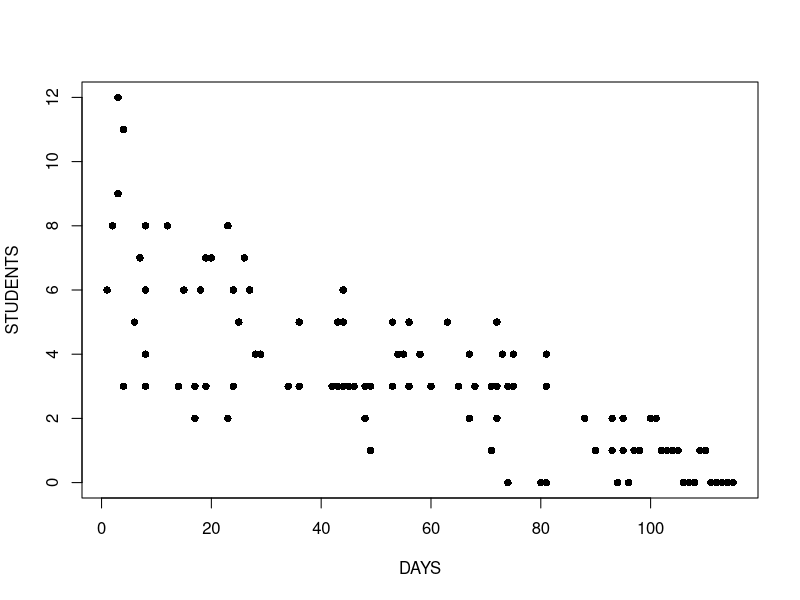
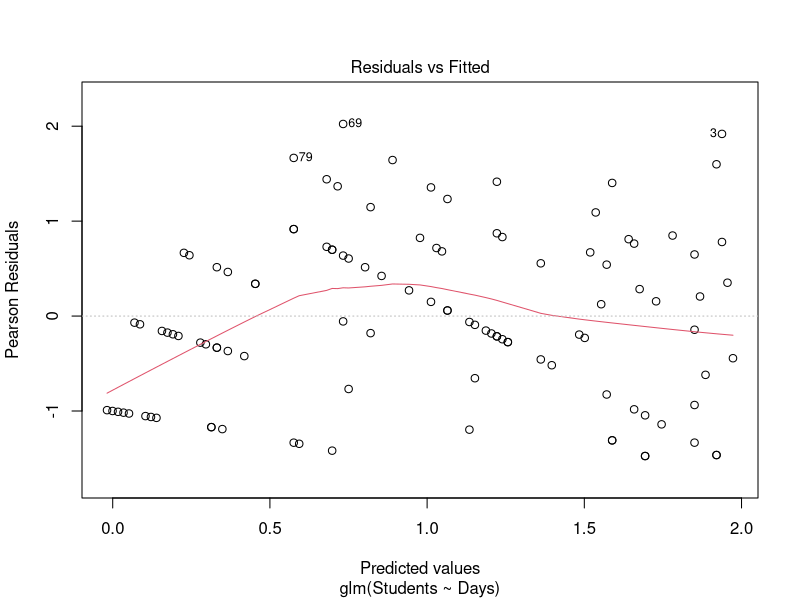
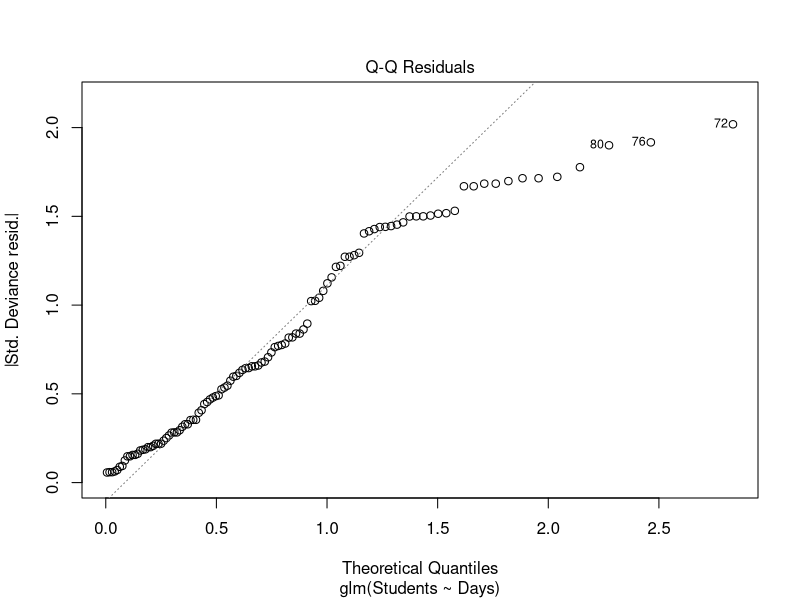
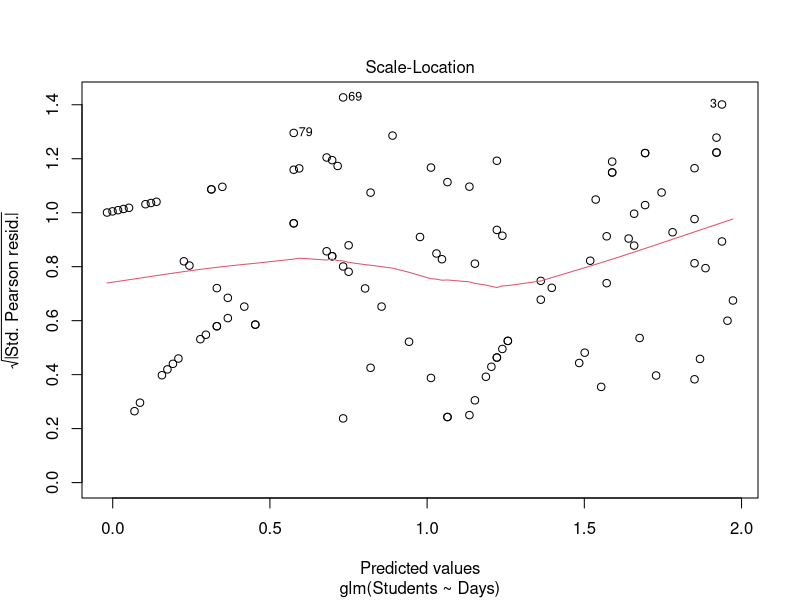
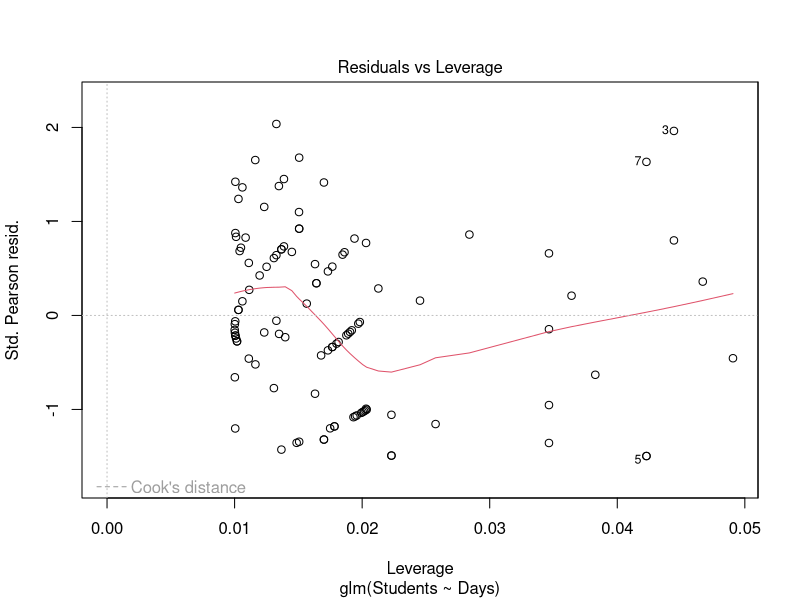
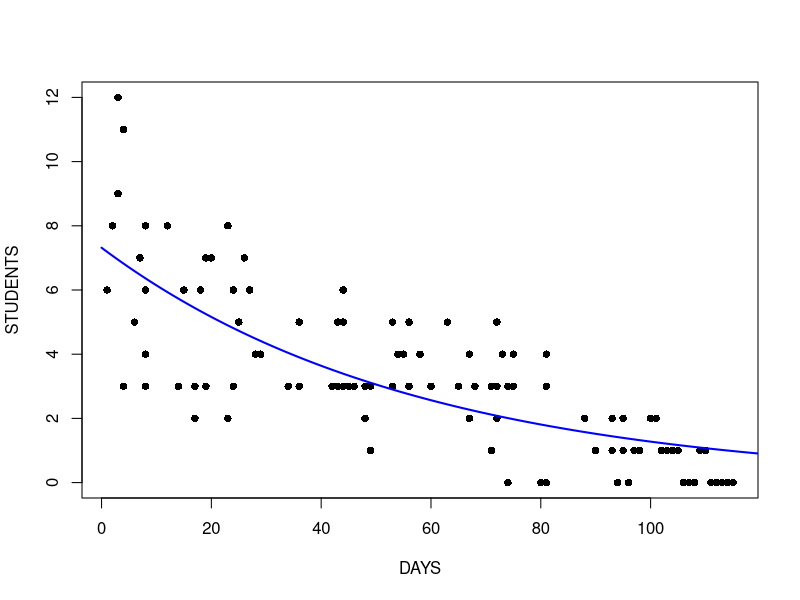
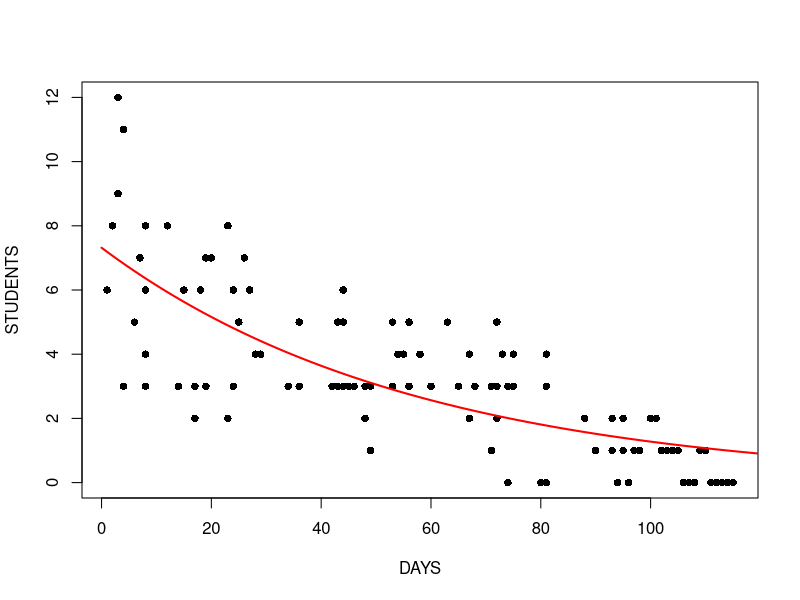

R code for these plots, in order:

## POISSON - LOG LINK FUNCTION

# In the following example we fit a generalized linear model to count data using a Poisson error structure. 
# The data set consists of counts of high school students diagnosed with an infectious disease within a 
# period of days from an initial outbreak.

cases <-  
    structure(list(Days = c(1L, 2L, 3L, 3L, 4L, 4L, 4L, 6L, 7L, 8L, 
                            8L, 8L, 8L, 12L, 14L, 15L, 17L, 17L, 17L, 18L, 19L, 19L, 20L, 
                            23L, 23L, 23L, 24L, 24L, 25L, 26L, 27L, 28L, 29L, 34L, 36L, 36L, 
                            42L, 42L, 43L, 43L, 44L, 44L, 44L, 44L, 45L, 46L, 48L, 48L, 49L, 
                            49L, 53L, 53L, 53L, 54L, 55L, 56L, 56L, 58L, 60L, 63L, 65L, 67L, 
                            67L, 68L, 71L, 71L, 72L, 72L, 72L, 73L, 74L, 74L, 74L, 75L, 75L, 
                            80L, 81L, 81L, 81L, 81L, 88L, 88L, 90L, 93L, 93L, 94L, 95L, 95L, 
                            95L, 96L, 96L, 97L, 98L, 100L, 101L, 102L, 103L, 104L, 105L, 
                            106L, 107L, 108L, 109L, 110L, 111L, 112L, 113L, 114L, 115L), 
                   Students = c(6L, 8L, 12L, 9L, 3L, 3L, 11L, 5L, 7L, 3L, 8L, 
                                4L, 6L, 8L, 3L, 6L, 3L, 2L, 2L, 6L, 3L, 7L, 7L, 2L, 2L, 8L, 
                                3L, 6L, 5L, 7L, 6L, 4L, 4L, 3L, 3L, 5L, 3L, 3L, 3L, 5L, 3L, 
                                5L, 6L, 3L, 3L, 3L, 3L, 2L, 3L, 1L, 3L, 3L, 5L, 4L, 4L, 3L, 
                                5L, 4L, 3L, 5L, 3L, 4L, 2L, 3L, 3L, 1L, 3L, 2L, 5L, 4L, 3L, 
                                0L, 3L, 3L, 4L, 0L, 3L, 3L, 4L, 0L, 2L, 2L, 1L, 1L, 2L, 0L, 
                                2L, 1L, 1L, 0L, 0L, 1L, 1L, 2L, 2L, 1L, 1L, 1L, 1L, 0L, 0L, 
                                0L, 1L, 1L, 0L, 0L, 0L, 0L, 0L)), .Names = c("Days", "Students"
                                ), class = "data.frame", row.names = c(NA, -109L))

attach(cases)

head(cases) 

plot(Days, Students, xlab = "DAYS", ylab = "STUDENTS", pch = 16)

model1 <- glm(Students ~ Days, poisson)

summary(model1)

#The negative coefficient for Days indicates that as days increase, the mean number of 
# students with the disease is smaller.

plot(model1)
# theoretical quantiles need to be narrower to follow qqline. This means the model
# is prone to type 2 errors - rejecting a relationship when there is in fact one.

#Over-dispersion is a problem if the conditional variance (residual variance) is larger than the conditional 
#mean.  One way to check for and deal with over-dispersion is to run a quasi-poisson model, 
# which fits an extra dispersion parameter to account for that extra variance.

model2 <- glm(Students ~ Days, quasipoisson)

summary(model2)

# uses a dispersion parameter - .79, that tells us how many times bigger the variance is than the mean.
# parameter is <1, so conditional variance is smaller than conditional mean.

model2$coefficients

## plot
timeaxis <-seq (0,150,0.1)
Y <- predict(model2, list(Days = timeaxis))

# need to transform predict with exp
plot(Days, Students, xlab = "DAYS", ylab = "STUDENTS", pch = 16)
lines(timeaxis, exp(Y), lwd = 2, col = "blue")

# OR use, predict, type = "response" and it will be transformed
Z<- predict(model2, list(Days = timeaxis), type = 'response')

# need to transform predict with exp
plot(Days, Students, xlab = "DAYS", ylab = "STUDENTS", pch = 16)
lines(timeaxis, Z, lwd = 2, col = "red")

# examine coefs
coeffs <- exp(coef(model2))
coeffs

CI <- exp(confint.default(model2))

CI

#We can calculate the change in number of students presenting with the disease for each additional day
1 - 0.9826884



